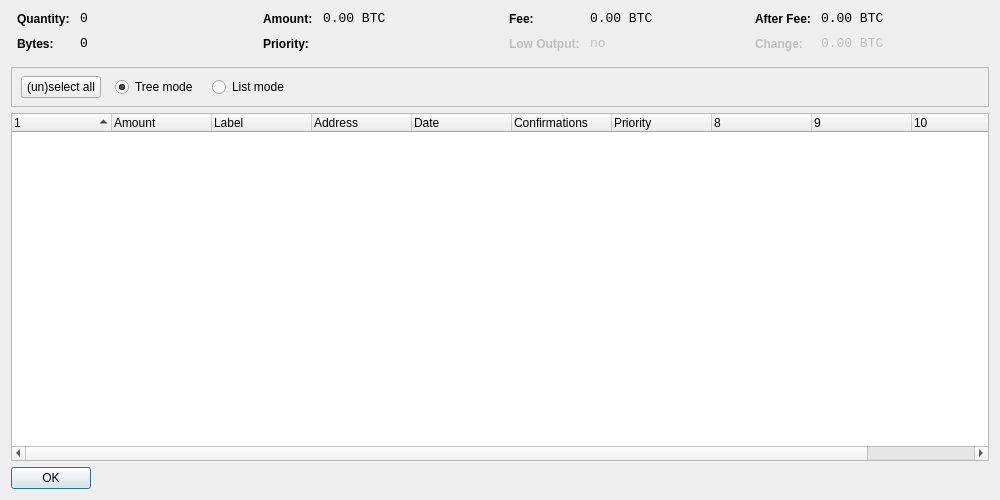
<?xml version="1.0" encoding="UTF-8"?>
<ui version="4.0">
 <class>CoinControlDialog</class>
 <widget class="QDialog" name="CoinControlDialog">
  <property name="geometry">
   <rect>
    <x>0</x>
    <y>0</y>
    <width>1000</width>
    <height>500</height>
   </rect>
  </property>
  <property name="windowTitle">
   <string>Coin Control</string>
  </property>
  <layout class="QVBoxLayout" name="verticalLayout">
   <item>
    <layout class="QHBoxLayout" name="horizontalLayoutTop" stretch="0,0,0,0">
     <property name="topMargin">
      <number>0</number>
     </property>
     <property name="bottomMargin">
      <number>10</number>
     </property>
     <item>
      <layout class="QFormLayout" name="formLayoutCoinControl1">
       <property name="horizontalSpacing">
        <number>10</number>
       </property>
       <property name="verticalSpacing">
        <number>10</number>
       </property>
       <property name="leftMargin">
        <number>6</number>
       </property>
       <property name="rightMargin">
        <number>6</number>
       </property>
       <item row="0" column="0">
        <widget class="QLabel" name="labelCoinControlQuantityText">
         <property name="styleSheet">
          <string notr="true">font-weight:bold;</string>
         </property>
         <property name="text">
          <string>Quantity:</string>
         </property>
        </widget>
       </item>
       <item row="0" column="1">
        <widget class="QLabel" name="labelCoinControlQuantity">
         <property name="font">
          <font>
           <family>Monospace</family>
           <pointsize>10</pointsize>
          </font>
         </property>
         <property name="cursor">
          <cursorShape>IBeamCursor</cursorShape>
         </property>
         <property name="contextMenuPolicy">
          <enum>Qt::ActionsContextMenu</enum>
         </property>
         <property name="text">
          <string notr="true">0</string>
         </property>
         <property name="textInteractionFlags">
          <set>Qt::LinksAccessibleByMouse|Qt::TextSelectableByKeyboard|Qt::TextSelectableByMouse</set>
         </property>
        </widget>
       </item>
       <item row="1" column="0">
        <widget class="QLabel" name="labelCoinControlBytesText">
         <property name="styleSheet">
          <string notr="true">font-weight:bold;</string>
         </property>
         <property name="text">
          <string>Bytes:</string>
         </property>
        </widget>
       </item>
       <item row="1" column="1">
        <widget class="QLabel" name="labelCoinControlBytes">
         <property name="font">
          <font>
           <family>Monospace</family>
           <pointsize>10</pointsize>
          </font>
         </property>
         <property name="cursor">
          <cursorShape>IBeamCursor</cursorShape>
         </property>
         <property name="contextMenuPolicy">
          <enum>Qt::ActionsContextMenu</enum>
         </property>
         <property name="text">
          <string notr="true">0</string>
         </property>
         <property name="textInteractionFlags">
          <set>Qt::LinksAccessibleByMouse|Qt::TextSelectableByKeyboard|Qt::TextSelectableByMouse</set>
         </property>
        </widget>
       </item>
      </layout>
     </item>
     <item>
      <layout class="QFormLayout" name="formLayoutCoinControl2">
       <property name="horizontalSpacing">
        <number>10</number>
       </property>
       <property name="verticalSpacing">
        <number>10</number>
       </property>
       <property name="leftMargin">
        <number>6</number>
       </property>
       <property name="rightMargin">
        <number>6</number>
       </property>
       <item row="0" column="0">
        <widget class="QLabel" name="labelCoinControlAmountText">
         <property name="styleSheet">
          <string notr="true">font-weight:bold;</string>
         </property>
         <property name="text">
          <string>Amount:</string>
         </property>
        </widget>
       </item>
       <item row="0" column="1">
        <widget class="QLabel" name="labelCoinControlAmount">
         <property name="font">
          <font>
           <family>Monospace</family>
           <pointsize>10</pointsize>
          </font>
         </property>
         <property name="cursor">
          <cursorShape>IBeamCursor</cursorShape>
         </property>
         <property name="contextMenuPolicy">
          <enum>Qt::ActionsContextMenu</enum>
         </property>
         <property name="text">
          <string notr="true">0.00 BTC</string>
         </property>
         <property name="textInteractionFlags">
          <set>Qt::LinksAccessibleByMouse|Qt::TextSelectableByKeyboard|Qt::TextSelectableByMouse</set>
         </property>
        </widget>
       </item>
       <item row="1" column="0">
        <widget class="QLabel" name="labelCoinControlPriorityText">
         <property name="styleSheet">
          <string notr="true">font-weight:bold;</string>
         </property>
         <property name="text">
          <string>Priority:</string>
         </property>
        </widget>
       </item>
       <item row="1" column="1">
        <widget class="QLabel" name="labelCoinControlPriority">
         <property name="font">
          <font>
           <family>Monospace</family>
           <pointsize>10</pointsize>
          </font>
         </property>
         <property name="cursor">
          <cursorShape>IBeamCursor</cursorShape>
         </property>
         <property name="contextMenuPolicy">
          <enum>Qt::ActionsContextMenu</enum>
         </property>
         <property name="text">
          <string/>
         </property>
         <property name="textInteractionFlags">
          <set>Qt::LinksAccessibleByMouse|Qt::TextSelectableByKeyboard|Qt::TextSelectableByMouse</set>
         </property>
        </widget>
       </item>
      </layout>
     </item>
     <item>
      <layout class="QFormLayout" name="formLayoutCoinControl3">
       <property name="horizontalSpacing">
        <number>10</number>
       </property>
       <property name="verticalSpacing">
        <number>10</number>
       </property>
       <property name="leftMargin">
        <number>6</number>
       </property>
       <property name="rightMargin">
        <number>6</number>
       </property>
       <item row="0" column="0">
        <widget class="QLabel" name="labelCoinControlFeeText">
         <property name="styleSheet">
          <string notr="true">font-weight:bold;</string>
         </property>
         <property name="text">
          <string>Fee:</string>
         </property>
        </widget>
       </item>
       <item row="0" column="1">
        <widget class="QLabel" name="labelCoinControlFee">
         <property name="font">
          <font>
           <family>Monospace</family>
           <pointsize>10</pointsize>
          </font>
         </property>
         <property name="cursor">
          <cursorShape>IBeamCursor</cursorShape>
         </property>
         <property name="contextMenuPolicy">
          <enum>Qt::ActionsContextMenu</enum>
         </property>
         <property name="text">
          <string notr="true">0.00 BTC</string>
         </property>
         <property name="textInteractionFlags">
          <set>Qt::LinksAccessibleByMouse|Qt::TextSelectableByKeyboard|Qt::TextSelectableByMouse</set>
         </property>
        </widget>
       </item>
       <item row="1" column="0">
        <widget class="QLabel" name="labelCoinControlLowOutputText">
         <property name="enabled">
          <bool>false</bool>
         </property>
         <property name="styleSheet">
          <string notr="true">font-weight:bold;</string>
         </property>
         <property name="text">
          <string>Low Output:</string>
         </property>
        </widget>
       </item>
       <item row="1" column="1">
        <widget class="QLabel" name="labelCoinControlLowOutput">
         <property name="enabled">
          <bool>false</bool>
         </property>
         <property name="font">
          <font>
           <family>Monospace</family>
           <pointsize>10</pointsize>
          </font>
         </property>
         <property name="cursor">
          <cursorShape>IBeamCursor</cursorShape>
         </property>
         <property name="contextMenuPolicy">
          <enum>Qt::ActionsContextMenu</enum>
         </property>
         <property name="text">
          <string notr="true">no</string>
         </property>
         <property name="textInteractionFlags">
          <set>Qt::LinksAccessibleByMouse|Qt::TextSelectableByKeyboard|Qt::TextSelectableByMouse</set>
         </property>
        </widget>
       </item>
      </layout>
     </item>
     <item>
      <layout class="QFormLayout" name="formLayoutCoinControl4">
       <property name="horizontalSpacing">
        <number>10</number>
       </property>
       <property name="verticalSpacing">
        <number>10</number>
       </property>
       <property name="leftMargin">
        <number>6</number>
       </property>
       <property name="rightMargin">
        <number>6</number>
       </property>
       <item row="0" column="0">
        <widget class="QLabel" name="labelCoinControlAfterFeeText">
         <property name="styleSheet">
          <string notr="true">font-weight:bold;</string>
         </property>
         <property name="text">
          <string>After Fee:</string>
         </property>
        </widget>
       </item>
       <item row="0" column="1">
        <widget class="QLabel" name="labelCoinControlAfterFee">
         <property name="font">
          <font>
           <family>Monospace</family>
           <pointsize>10</pointsize>
          </font>
         </property>
         <property name="cursor">
          <cursorShape>IBeamCursor</cursorShape>
         </property>
         <property name="contextMenuPolicy">
          <enum>Qt::ActionsContextMenu</enum>
         </property>
         <property name="text">
          <string notr="true">0.00 BTC</string>
         </property>
         <property name="textInteractionFlags">
          <set>Qt::LinksAccessibleByMouse|Qt::TextSelectableByKeyboard|Qt::TextSelectableByMouse</set>
         </property>
        </widget>
       </item>
       <item row="1" column="0">
        <widget class="QLabel" name="labelCoinControlChangeText">
         <property name="enabled">
          <bool>false</bool>
         </property>
         <property name="styleSheet">
          <string notr="true">font-weight:bold;</string>
         </property>
         <property name="text">
          <string>Change:</string>
         </property>
        </widget>
       </item>
       <item row="1" column="1">
        <widget class="QLabel" name="labelCoinControlChange">
         <property name="enabled">
          <bool>false</bool>
         </property>
         <property name="font">
          <font>
           <family>Monospace</family>
           <pointsize>10</pointsize>
          </font>
         </property>
         <property name="cursor">
          <cursorShape>IBeamCursor</cursorShape>
         </property>
         <property name="contextMenuPolicy">
          <enum>Qt::ActionsContextMenu</enum>
         </property>
         <property name="text">
          <string notr="true">0.00 BTC</string>
         </property>
         <property name="textInteractionFlags">
          <set>Qt::LinksAccessibleByMouse|Qt::TextSelectableByKeyboard|Qt::TextSelectableByMouse</set>
         </property>
        </widget>
       </item>
      </layout>
     </item>
    </layout>
   </item>
   <item>
    <widget class="QFrame" name="frame">
     <property name="minimumSize">
      <size>
       <width>0</width>
       <height>40</height>
      </size>
     </property>
     <property name="frameShape">
      <enum>QFrame::StyledPanel</enum>
     </property>
     <property name="frameShadow">
      <enum>QFrame::Sunken</enum>
     </property>
     <widget class="QWidget" name="horizontalLayoutWidget">
      <property name="geometry">
       <rect>
        <x>10</x>
        <y>0</y>
        <width>781</width>
        <height>41</height>
       </rect>
      </property>
      <layout class="QHBoxLayout" name="horizontalLayoutPanel" stretch="0,0,0,0,0">
       <property name="spacing">
        <number>14</number>
       </property>
       <item>
        <widget class="QPushButton" name="pushButtonSelectAll">
         <property name="sizePolicy">
          <sizepolicy hsizetype="Maximum" vsizetype="Fixed">
           <horstretch>0</horstretch>
           <verstretch>0</verstretch>
          </sizepolicy>
         </property>
         <property name="text">
          <string>(un)select all</string>
         </property>
        </widget>
       </item>
       <item>
        <widget class="QRadioButton" name="radioTreeMode">
         <property name="sizePolicy">
          <sizepolicy hsizetype="Maximum" vsizetype="Fixed">
           <horstretch>0</horstretch>
           <verstretch>0</verstretch>
          </sizepolicy>
         </property>
         <property name="text">
          <string>Tree mode</string>
         </property>
         <property name="checked">
          <bool>true</bool>
         </property>
        </widget>
       </item>
       <item>
        <widget class="QRadioButton" name="radioListMode">
         <property name="sizePolicy">
          <sizepolicy hsizetype="Maximum" vsizetype="Fixed">
           <horstretch>0</horstretch>
           <verstretch>0</verstretch>
          </sizepolicy>
         </property>
         <property name="text">
          <string>List mode</string>
         </property>
        </widget>
       </item>
       <item>
        <spacer name="horizontalSpacer">
         <property name="orientation">
          <enum>Qt::Horizontal</enum>
         </property>
         <property name="sizeHint" stdset="0">
          <size>
           <width>40</width>
           <height>20</height>
          </size>
         </property>
        </spacer>
       </item>
      </layout>
     </widget>
    </widget>
   </item>
   <item>
    <widget class="CoinControlTreeWidget" name="treeWidget">
     <property name="contextMenuPolicy">
      <enum>Qt::CustomContextMenu</enum>
     </property>
     <property name="sortingEnabled">
      <bool>false</bool>
     </property>
     <property name="columnCount">
      <number>11</number>
     </property>
     <attribute name="headerShowSortIndicator" stdset="0">
      <bool>true</bool>
     </attribute>
     <attribute name="headerStretchLastSection">
      <bool>false</bool>
     </attribute>
     <column>
      <property name="text">
       <string/>
      </property>
     </column>
     <column>
      <property name="text">
       <string>Amount</string>
      </property>
     </column>
     <column>
      <property name="text">
       <string>Label</string>
      </property>
     </column>
     <column>
      <property name="text">
       <string>Address</string>
      </property>
     </column>
     <column>
      <property name="text">
       <string>Date</string>
      </property>
     </column>
     <column>
      <property name="text">
       <string>Confirmations</string>
      </property>
      <property name="toolTip">
       <string>Confirmed</string>
      </property>
     </column>
     <column>
      <property name="text">
       <string>Priority</string>
      </property>
     </column>
     <column>
      <property name="text">
       <string/>
      </property>
     </column>
     <column>
      <property name="text">
       <string/>
      </property>
     </column>
     <column>
      <property name="text">
       <string/>
      </property>
     </column>
     <column>
      <property name="text">
       <string/>
      </property>
     </column>
    </widget>
   </item>
   <item>
    <widget class="QDialogButtonBox" name="buttonBox">
     <property name="sizePolicy">
      <sizepolicy hsizetype="Maximum" vsizetype="Fixed">
       <horstretch>0</horstretch>
       <verstretch>0</verstretch>
      </sizepolicy>
     </property>
     <property name="orientation">
      <enum>Qt::Horizontal</enum>
     </property>
     <property name="standardButtons">
      <set>QDialogButtonBox::Ok</set>
     </property>
    </widget>
   </item>
  </layout>
 </widget>
 <customwidgets>
  <customwidget>
   <class>CoinControlTreeWidget</class>
   <extends>QTreeWidget</extends>
   <header>coincontroltreewidget.h</header>
  </customwidget>
 </customwidgets>
 <resources/>
 <connections/>
</ui>
